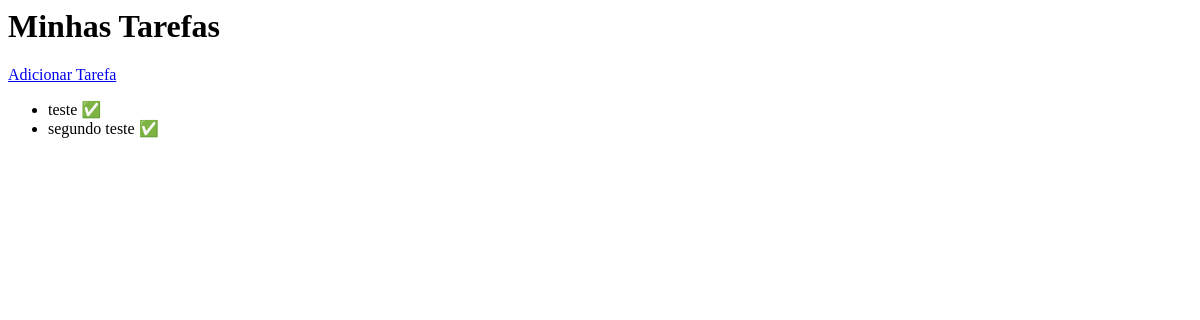
Before: / with the older database file.
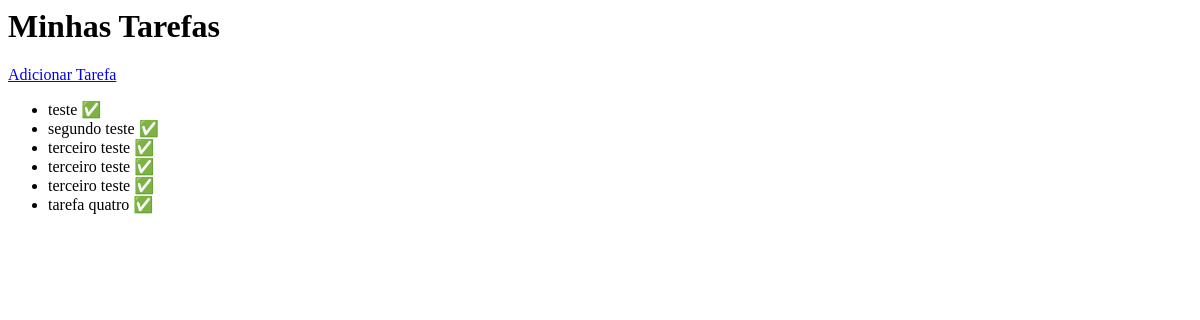
After: the same page with the newer database file.
### tasks/models.py (models this page shows, shortened)
class Task(models.Model):
    title = models.CharField(max_length=200)
    completed = models.BooleanField(default=False)

### tasks/views.py (the view)
# urls.py: path('', views.task_list, name='task_list'),
def task_list(request):
    tasks = Task.objects.all()
    return render(request, 'tasks/task_list.html', {'tasks': tasks})

### tasks/templates/tasks/task_list.html
<h1>Minhas Tarefas</h1>
<a href="{% url 'add_task' %}">Adicionar Tarefa</a>
<ul>
  {% for task in tasks %}
    <li>
      {{ task.title }}
      {% if not task.completed %}
        <a href="{% url 'complete_task' task.id %}">[Concluir]</a>
      {% else %}
        ✅
      {% endif %}
    </li>
  {% endfor %}
</ul>

Changed rows visible on the page:
added Task: title "terceiro teste"
added Task: title "terceiro teste"
added Task: title "terceiro teste"
added Task: title "tarefa quatro"
